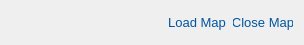
             <widget class="QWidget" name="widget_4" native="true">
              <property name="minimumSize">
               <size>
                <width>0</width>
                <height>45</height>
               </size>
              </property>
              <property name="maximumSize">
               <size>
                <width>350</width>
                <height>45</height>
               </size>
              </property>
              <property name="styleSheet">
               <string notr="true">QPushButton { 
    color: rgb(1, 84, 161) ;
    font-size:13px;
    width:60px;
	height:30px;
    border:none;
}
QPushButton:hover{
     color: rgb(1, 84, 161) ;
     font-size:14px;
}
QPushButton:pressed{
	color: rgb(255, 26, 68) ;
	background-color: rgb(170, 255, 0);
}</string>
              </property>
              <layout class="QHBoxLayout" name="horizontalLayout_10">
               <item>
                <widget class="QLabel" name="label_11">
                 <property name="minimumSize">
                  <size>
                   <width>150</width>
                   <height>0</height>
                  </size>
                 </property>
                 <property name="maximumSize">
                  <size>
                   <width>300</width>
                   <height>16777215</height>
                  </size>
                 </property>
                 <property name="text">
                  <string/>
                 </property>
                </widget>
               </item>
               <item>
                <widget class="QPushButton" name="btn_loadmap">
                 <property name="styleSheet">
                  <string notr="true">QPushButton { 
    color: rgb(1, 84, 161) ;
    font-size:13px;
    width:60px;
	height:30px;
    border:none;
}
QPushButton:hover{
     color: rgb(1, 84, 161) ;
     font-size:14px;
}
QPushButton:pressed{
	color: rgb(255, 26, 68) ;
	background-color: rgb(170, 255, 0);
}</string>
                 </property>
                 <property name="text">
                  <string>Load Map</string>
                 </property>
                </widget>
               </item>
               <item>
                <widget class="QPushButton" name="btn_closemap">
                 <property name="styleSheet">
                  <string notr="true">QPushButton { 
    color: rgb(1, 84, 161) ;
    font-size:13px;
    width:60px;
	height:30px;
    border:none;
}
QPushButton:hover{
     color: rgb(1, 84, 161) ;
     font-size:14px;
}
QPushButton:pressed{
	color: rgb(255, 26, 68) ;
	background-color: rgb(170, 255, 0);
}</string>
                 </property>
                 <property name="text">
                  <string>Close Map</string>
                 </property>
                </widget>
               </item>
              </layout>
             </widget>
